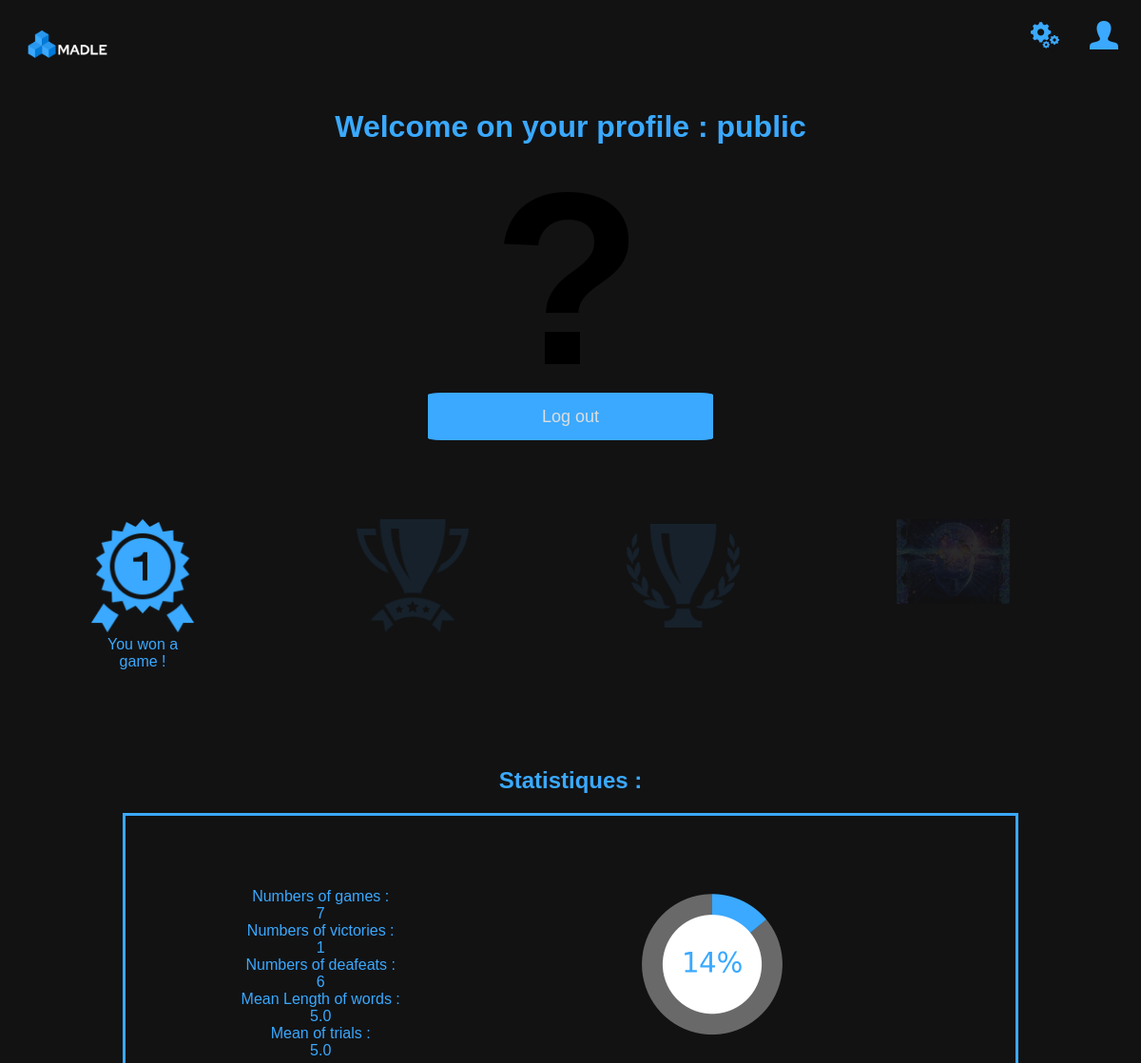
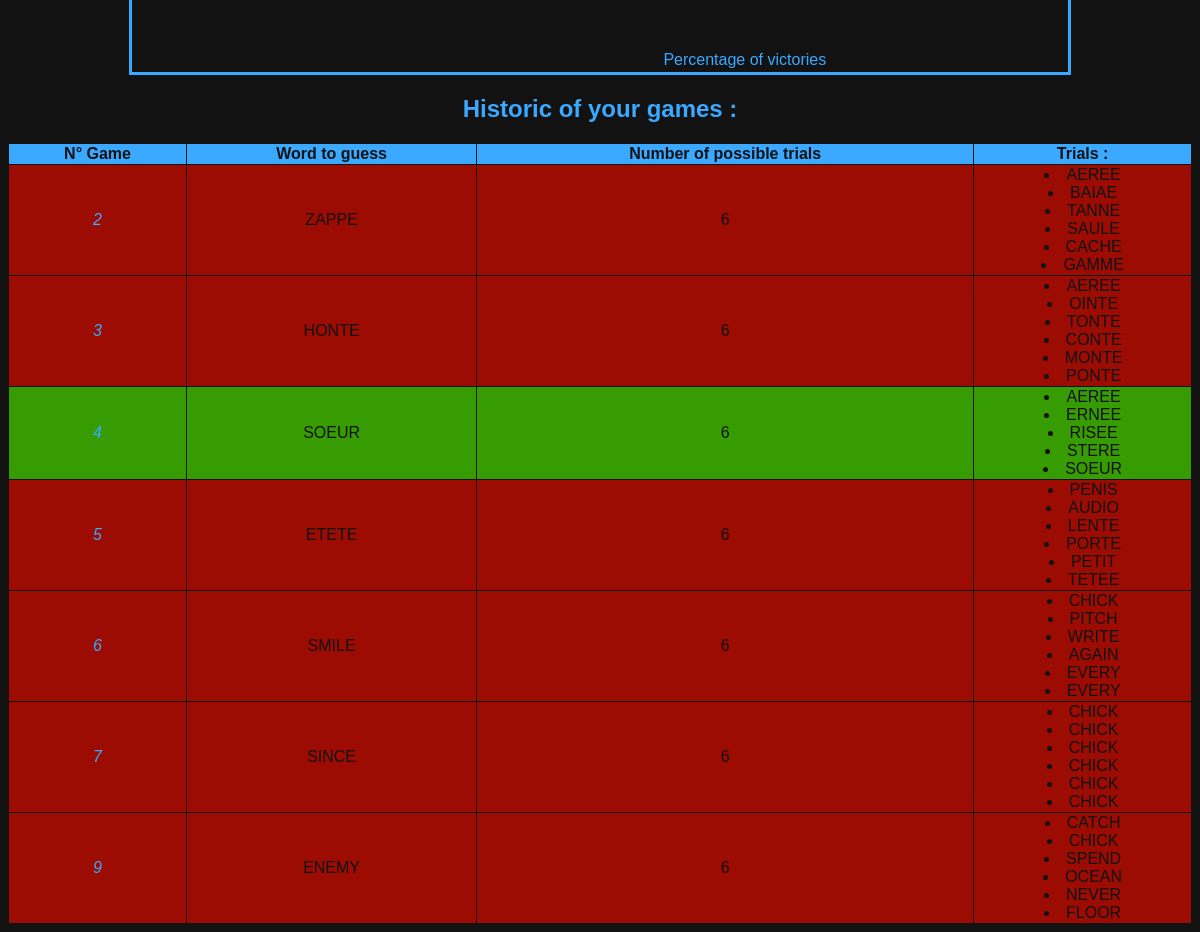
Page /profil (signed in) on the committed database (2 pictures, top to bottom).
### tables this page shows
CREATE TABLE utilisateur
(
  id_joueur INTEGER PRIMARY KEY NOT NULL,
  pseudo VARCHAR(200) NOT NULL,
  mdp VARCHAR(100) NOT NULL,
  darkmode BOOLEAN NOT NULL,
  path_pic VARCHAR(200) NOT NULL
);

CREATE TABLE partie
(
  id_partie INTEGER NOT NULL PRIMARY KEY,
  id_joueur INTEGER NOT NULL,
  id_parametre INTEGER NOT NULL,
  victoire BOOLEAN,
  a_trouve VARCHAR(20) NOT NULL,
  coup1 VARCHAR(20),
  coup2 VARCHAR(20),
  coup3 VARCHAR(20),
  coup4 VARCHAR(20),
  coup5 VARCHAR(20),
  coup6 VARCHAR(20),
  coup7 VARCHAR(20),
  coup8 VARCHAR(20),
  coup9 VARCHAR(20),
  coup10 VARCHAR(20),
  coup11 VARCHAR(20),
  coup12 VARCHAR(20),
  coup13 VARCHAR(20),
  coup14 VARCHAR(20),
  coup15 VARCHAR(20),
  FOREIGN KEY (id_joueur) REFERENCES utilisateur(id_joueur),
  FOREIGN KEY (id_parametre) REFERENCES parametre(id_parametre)
);

CREATE TABLE parametre (id_parametre INTEGER PRIMARY KEY NOT NULL, nb_coups INTEGER(20) NOT NULL, nb_lettres INTEGER NOT NULL);

### app.py (the view)
@app.route("/profil")
def profil():
    if not session["connected"] :                             #vérifie que le joueur est bien connecté
        return redirect("/connexion")
    db = get_db()
    c = db.cursor()
    c.execute("SELECT * FROM utilisateur WHERE id_joueur ="+ str(session["id"]))    # récupère les données d'utilisateur
    utilisateur = c.fetchall()
    c.execute("SELECT * FROM partie WHERE id_joueur =" + str(session["id"]))        # récupère les parties de l'utilisateur
    parties = c.fetchall()
    coups = []
    for k in range(len(parties)):
        partie_coup = []                                                    #récupère les différents coup de l'utilisateur de chacune de ses parties
        pas = 5
        while parties[k][pas] != None and pas != 16:
            partie_coup.append(parties[k][pas])
            pas += 1
        coups.append(partie_coup)
    c.execute("SELECT pr.* FROM parametre AS pr JOIN partie AS ps ON pr.id_parametre = ps.id_parametre WHERE id_joueur =" + str(session["id"])) #récupère les différents paramètres pour les différentes parties du joueur
    parametre = c.fetchall()
    c.execute("SELECT * FROM succes WHERE id_joueur =" + str(session["id"]))                #récupère les succès du joueur
    succes = c.fetchall()
    N = len(parties)
    c.execute("SELECT * FROM statistiques WHERE id_joueur =" + str(session["id"]))          #récupère les statistiques du joueur
    stat = c.fetchall()[0]
    nb_partie = stat[1]
    nb_victoire = stat[2]
    nb_defaite = nb_partie-nb_victoire
    c.execute("SELECT * FROM partie WHERE victoire=1 AND id_joueur =" + str(session["id"])) #récupère l'historique des parties où le joueur a gagné
    partie = c.fetchall()
    moyenne_nb_coups = round(moyenne_nombre_coups(partie),2)
    c.execute("SELECT a_trouve FROM partie WHERE id_joueur =" + str(session["id"]))         #récupère tous les mots que le joueur a du trouver au cours de ses parties
    mots=c.fetchall()
    m_taille_mots=round(moyenne_taille_mots(mots),2)
    if nb_partie == 0:                                                                      #récupère l'url du schéma statistique des parties du joueur
        filename_chart = get_chart(0)
    else:
        filename_chart = get_chart((100*nb_victoire)/nb_partie)
    return render_template('profile.html', connected=session["connected"], PSEUDO=utilisateur[0][1], url=utilisateur[0][4], darkmode=session["darkmode"],
    coups=coups,parties=parties,parametre=parametre, succes=succes,N=N, nombre_parties=nb_partie, nombre_victoires=nb_victoire, nombre_defaites=nb_defaite,
    moyenne_nombre_coups=moyenne_nb_coups, moyenne_longueur=m_taille_mots, chart=filename_chart)

### app.py (called while the page is built)
def get_db():
    db = getattr(g, '_database', None)
    if db is None:
        db = g._database = sqlite3.connect(DATABASE)
    return db

@app.teardown_appcontext
def close_connection(exception):
    db = getattr(g, '_database', None)
    if db is not None:
        db.close()

### auxiliaire.py (called while the page is built)
def moyenne_nombre_coups(parties : list) -> float :
    if len(parties)==0:
        return(0)
    s=0
    for p in parties :
        cpt=0
        for i in range(5,20) :
            if p[i]!=None:
                cpt+=1
        s+=cpt
    return(s/len(parties))

def moyenne_taille_mots(mots : list) -> float:
    if len(mots)==0:
        return(0)
    s=0
    for m in mots :
        s+=len(m[0])
    return(s/len(mots))

def get_chart(moyenne : float) -> str :
    n=round(moyenne)
    filename = "../static/" + str(n) + "pourcent.png"
    return(filename)

### templates/profile.html (shortened to what this page needs)
{% extends 'layout.html' %}
{% block body %}
<h1>Welcome on your profile : {{PSEUDO}}</h1>
<br>
<div class="pdp">
    <img src="{{url}}" alt="Profile picture">
</div>
<br>
<form action="/deconnexion">
    <div class = "deco_button">
        <button type="submit" >Log out</button>
    </div>
</form>
{% if succes != []%}
    <div class = "succes_row">
        {% if succes[0][1] == 1 %}
        <div class="succes_column">
            <img style="width: 100%;" src="../static/succes1.png">
            You won a game !
        </div>
        {% else %}
        <div class="succes_column_lock">
            <img style="width: 100%;" src="../static/succes1.png" title="à dévérouiller">
        </div>
        {% endif %}
        {% if succes[0][2] == 1 %}
        <div class="succes_column">
            <img style="width: 100%;" src="../static/succes2.png">
            You won 100 games !
        </div>
        {% else %}
        <div class="succes_column_lock">
            <img style="width: 100%;" src="../static/succes2.png" title="à dévérouiller">
        </div>
        {% endif %}
        {% if succes[0][3] == 1 %}
        <div class="succes_column">
            <img style="width: 100%;" src="../static/succes3.png">
            You won 1000 games !
        </div>
        {% else %}
        <div class="succes_column_lock">
            <img style="width: 100%;" src="../static/succes3.png" title="à dévérouiller">
        </div>
        {% endif %}
        {% if succes[0][4] == 1 %}
        <div class="succes_column">
            <img style="width: 100%;" src="../static/succes4.png">
            You won a game in a single try ! You are a legend !
        </div>
        {% else %}
        <div class="succes_column_lock">
            <img style="width: 100%;" src="../static/succes4.png" title="à dévérouiller !">
        </div>
        {% endif %}
    </div>
{% endif %}
<h2>Statistiques :</h2>
<div class="statistique">
    <table class="stat_table">
        <colgroup>
        <col>
        <col>
        </colgroup>
        <tr>
            <td>Numbers of games :
                <br/>
                {{nombre_parties}}
                <br/>
                Numbers of victories :
                <br/>
                {{nombre_victoires}}
                <br/>
                Numbers of deafeats :
                <br>
                {{nombre_defaites}}
                <br/>
                Mean Length of words :
                <br>
                {{moyenne_longueur}}
                <br/>
                Mean of trials :
                <br>
                {{moyenne_nombre_coups}}
            </td>
            <td>
                <div class="img_stats">
                    <img src={{chart}}>
                    <br>
                    Percentage of victories
                </div>
            </td>
        </tr>
     </table>
</div>
<h2>Historic of your games :</h2>
<div class="historique">
    <table class="table">
        <thead>
            <tr>
                <th scope="col">N° Game</th>
                <th scope="col">Word to guess</th>
                <th scope="col">Number of possible trials</th>
                <th scope="col">Trials :</th>
            </tr>
        </thead>
        <tbody>
        {% for k in range(N) %}
            {% if parties[k][3] == 1 %}
                <tr class="victoire">
                    <td>
                        <a href="/replay/{{parties[k][0]}}"> {{parties[k][0]}} </a>
                    </td>
                    <td>
                        {{parties[k][4]}}
                    </td>
                    <td>
                        {{parametre[k][1]}}
                    </td>
                    <td>
                        {% for t in coups[k]  %}
                            <li>
                                {{t}}
                            </li>
                        {% endfor %}
                    </td>
                </tr>
            {% else %}
                <tr class="defaite">
                    <td>
                        <a href="/replay/{{parties[k][0]}}"> {{parties[k][0]}} </a>
                    <td>
                        {{parties[k][4]}}
                    </td>
                    <td>
                        {{parametre[k][1]}}
                    </td>
                    <td>
                        {% for t in coups[k]  %}
                            <li>
                                {{t}}
                            </li>
                        {% endfor %}
                    </td>
                </tr>
            {% endif %}
        {% endfor %}
        </tbody>
    </table>
</div>
{% endblock %}

### templates/layout.html (shortened to what this page needs)
<!DOCTYPE html>
<html lang="fr">
<head>
    {% if darkmode == "ON" %}
        <link href="../static/darkmode_style.css" rel="stylesheet">
    {% else %}
        <link rel="stylesheet" href="../static/lightmode_style.css">
    {% endif %}
</head>
<body>
    {% if connected %}
    <header>
        <div class="topnav">
            <a class="active" href="/"><img class="navbar_picture_main" src="../static/logo.png" alt="logo"></a>
            <a href="/profil"><img class="navbar_picture" src="../static/profil.png" alt="Login"></a>
            <a href="/parametres"><img class="navbar_picture" src="../static/option.png" alt="Option"></a>
        </div>
    </header>
    {% endif %}
    {% block body %}
    {% endblock %}
</body>
</html>

### static/darkmode_style.css (style rules this page uses)
body { background-color: #121213; color : #3aa9ff; font-family: Arial, Helvetica, sans-serif; }
.topnav { overflow: hidden; background-color: #121213; }
.topnav a { float: right; color: #3aa9ff; text-align: center; padding: 14px 16px; text-decoration: none; font-size: 17px; }
.topnav a.active { float: left; }
.navbar_picture { width: 30px; height: 30px; }
.navbar_picture_main { width: 100px; height: 55; }
h1 { text-align: center; }
.pdp { text-align: center; }
.pdp img { border-radius: 50px; }
h2 { text-align: center; }
.historique table { text-align: center; margin-left: auto; margin-right: auto; table-layout: auto; width: 100%; border-collapse: collapse; border: 1px solid; background-color: #3aa9ff; color: #121213; }
.historique td, th { border: 1px solid; }
.victoire { background-color: #379c02; }
.defaite { background-color: #9c0c02; }
a { color: #3aa9ff; font-style: italic; text-decoration: none; }
.deco_button { text-align: center; }
.deco_button button { background-color:#3aa9ff; color: #DDDDDD; border: 1px solid #3aa9ff; width: 300px; height: 50px; border-radius: 5%; font-size: large; }
.succes_column { float: left; width: 10%; padding: 7%; text-align: center; }
.succes_column_lock { float: left; width: 10%; padding: 7%; text-align: center; }
.stat_table { margin: auto; padding-left: 10%; border: #3aa9ff solid; }
.succes_column_lock img { opacity: 10%; }
.succes_row::after { content: ""; clear: both; display: table; }
.statistique { text-align: center; margin-left: auto; margin-right: auto; }
.img_stats { text-align: center; }
.img_stats img { padding: 5%; width: 50%; }

### rows in the picture
utilisateur: pseudo "public", path_pic (picture)
partie: id_partie "2", a_trouve "ZAPPE", coup1 "AEREE", coup2 "BAIAE", coup3 "TANNE", coup4 "SAULE", coup5 "CACHE", coup6 "GAMME"
parametre: nb_coups "6" "6" "6" "6" "6" "6", nb_coups "6"
partie: id_partie "3", a_trouve "HONTE", coup1 "AEREE", coup2 "OINTE", coup3 "TONTE", coup4 "CONTE", coup5 "MONTE", coup6 "PONTE"
partie: id_partie "4", a_trouve "SOEUR", coup1 "AEREE", coup2 "ERNEE", coup3 "RISEE", coup4 "STERE", coup5 "SOEUR"
partie: id_partie "5", a_trouve "ETETE", coup1 "PENIS", coup2 "AUDIO", coup3 "LENTE", coup4 "PORTE", coup5 "PETIT", coup6 "TETEE"
partie: id_partie "6", a_trouve "SMILE", coup1 "CHICK", coup2 "PITCH", coup3 "WRITE", coup4 "AGAIN", coup5 "EVERY", coup6 "EVERY"
partie: id_partie "7", a_trouve "SINCE", coup1 "CHICK", coup2 "CHICK", coup3 "CHICK", coup4 "CHICK", coup5 "CHICK", coup6 "CHICK"
partie: id_partie "9", a_trouve "ENEMY", coup1 "CATCH", coup2 "CHICK", coup3 "SPEND", coup4 "OCEAN", coup5 "NEVER", coup6 "FLOOR"

### other values in the picture
{{ nombre_parties }} "7"
{{ nombre_victoires }} "1"
{{ nombre_defaites }} "6"
{{ moyenne_longueur }} "5.0"
{{ moyenne_nombre_coups }} "5.0"
